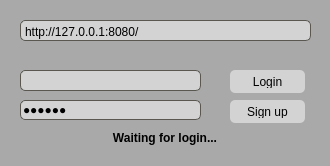
<?xml version="1.0" encoding="UTF-8"?>
<ui version="4.0">
 <class>Dialog</class>
 <widget class="QDialog" name="Dialog">
  <property name="geometry">
   <rect>
    <x>0</x>
    <y>0</y>
    <width>330</width>
    <height>166</height>
   </rect>
  </property>
  <property name="windowTitle">
   <string>Login</string>
  </property>
  <property name="styleSheet">
   <string notr="true">*{
	background-color: darkgrey;
}
.QPushButton {
  padding: 5px;
  background-color: lightgrey;
  cursor: pointer;
  text-align: center;
  border: none;
  border-radius: 5px;
}

.QPushButton:hover {
    border: 1px solid #595750;
}

.QPushButton:pressed {
  background-color: #303030;
  color: #d4d4d4;
}

.QListWidget{
	border-radius: 5px;
	border: 1px solid #595750;
}


QScrollBar:vertical {
	width: 1em;
}

QPlainTextEdit, QLineEdit{
	border-radius: 5px;
	border: 1px solid #595750;
	background-color: lightgrey;
}</string>
  </property>
  <widget class="QPlainTextEdit" name="loginTextField">
   <property name="geometry">
    <rect>
     <x>20</x>
     <y>70</y>
     <width>181</width>
     <height>21</height>
    </rect>
   </property>
   <property name="inputMethodHints">
    <set>Qt::ImhNone</set>
   </property>
   <property name="verticalScrollBarPolicy">
    <enum>Qt::ScrollBarAlwaysOff</enum>
   </property>
   <property name="horizontalScrollBarPolicy">
    <enum>Qt::ScrollBarAlwaysOff</enum>
   </property>
  </widget>
  <widget class="QPlainTextEdit" name="domainTextField">
   <property name="geometry">
    <rect>
     <x>20</x>
     <y>20</y>
     <width>291</width>
     <height>21</height>
    </rect>
   </property>
   <property name="inputMethodHints">
    <set>Qt::ImhNone</set>
   </property>
   <property name="verticalScrollBarPolicy">
    <enum>Qt::ScrollBarAlwaysOff</enum>
   </property>
   <property name="horizontalScrollBarPolicy">
    <enum>Qt::ScrollBarAlwaysOff</enum>
   </property>
   <property name="plainText">
    <string>http://127.0.0.1:8080/</string>
   </property>
  </widget>
  <widget class="QLineEdit" name="passwordLineEdit">
   <property name="geometry">
    <rect>
     <x>20</x>
     <y>100</y>
     <width>181</width>
     <height>20</height>
    </rect>
   </property>
   <property name="text">
    <string>asdasd</string>
   </property>
   <property name="echoMode">
    <enum>QLineEdit::Password</enum>
   </property>
  </widget>
  <widget class="QLabel" name="statusLabel">
   <property name="geometry">
    <rect>
     <x>65</x>
     <y>130</y>
     <width>200</width>
     <height>16</height>
    </rect>
   </property>
   <property name="font">
    <font>
     <weight>75</weight>
     <bold>true</bold>
    </font>
   </property>
   <property name="text">
    <string>Waiting for login...</string>
   </property>
   <property name="alignment">
    <set>Qt::AlignCenter</set>
   </property>
  </widget>
  <widget class="QPushButton" name="loginButton">
   <property name="geometry">
    <rect>
     <x>230</x>
     <y>70</y>
     <width>75</width>
     <height>23</height>
    </rect>
   </property>
   <property name="text">
    <string>Login</string>
   </property>
  </widget>
  <widget class="QPushButton" name="signupButton">
   <property name="geometry">
    <rect>
     <x>230</x>
     <y>100</y>
     <width>75</width>
     <height>23</height>
    </rect>
   </property>
   <property name="text">
    <string>Sign up</string>
   </property>
  </widget>
 </widget>
 <resources/>
 <connections/>
</ui>
